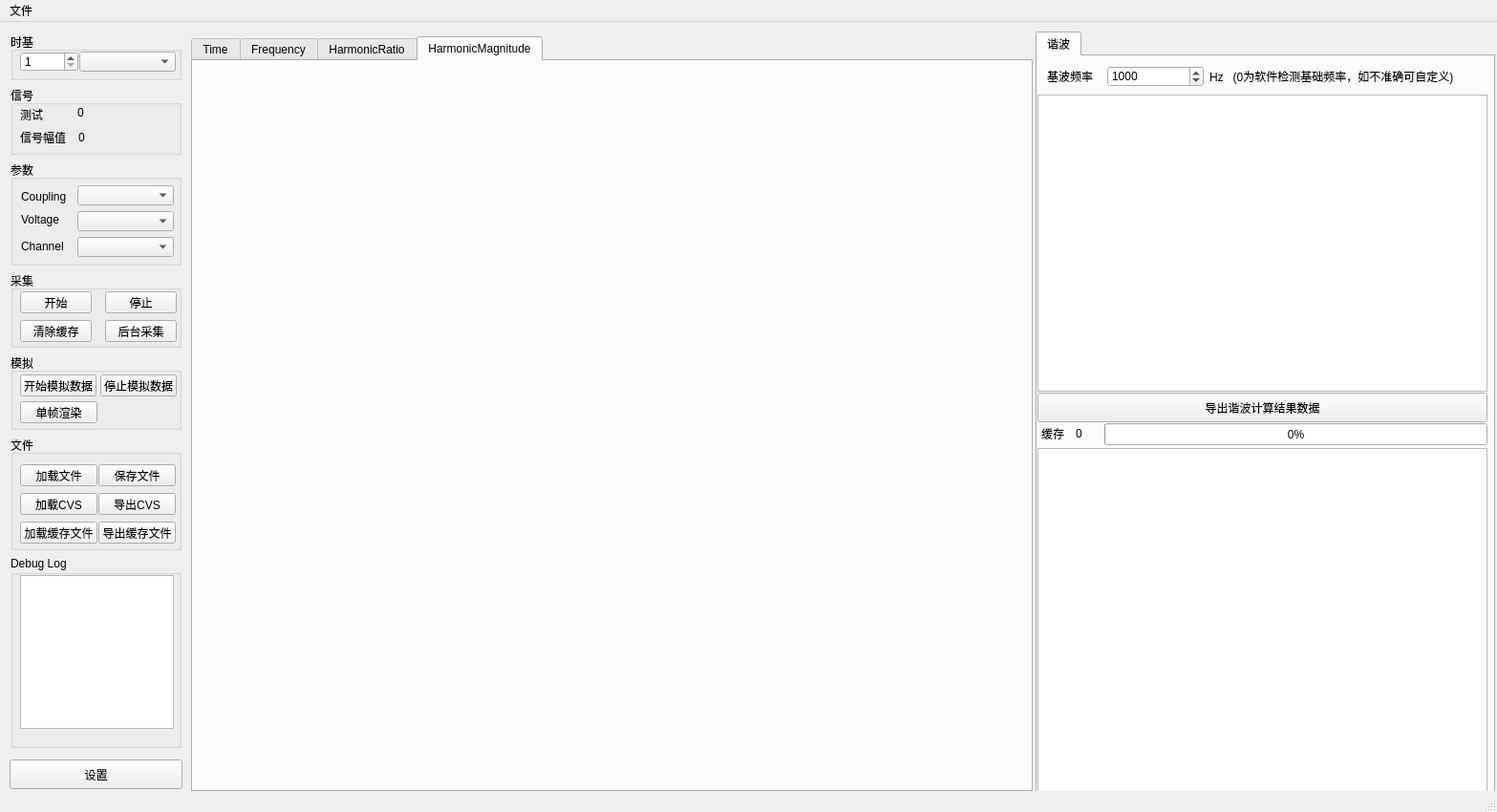
<?xml version="1.0" encoding="UTF-8"?>
<ui version="4.0">
 <class>MainWindow</class>
 <widget class="QMainWindow" name="MainWindow">
  <property name="geometry">
   <rect>
    <x>0</x>
    <y>0</y>
    <width>1567</width>
    <height>850</height>
   </rect>
  </property>
  <property name="windowTitle">
   <string>PD_Soft_V2</string>
  </property>
  <property name="layoutDirection">
   <enum>Qt::LayoutDirection::LeftToRight</enum>
  </property>
  <property name="tabShape">
   <enum>QTabWidget::TabShape::Rounded</enum>
  </property>
  <widget class="QWidget" name="centralwidget">
   <widget class="QGroupBox" name="groupBox">
    <property name="geometry">
     <rect>
      <x>11</x>
      <y>11</y>
      <width>179</width>
      <height>50</height>
     </rect>
    </property>
    <property name="sizePolicy">
     <sizepolicy hsizetype="Preferred" vsizetype="Expanding">
      <horstretch>0</horstretch>
      <verstretch>0</verstretch>
     </sizepolicy>
    </property>
    <property name="maximumSize">
     <size>
      <width>16777215</width>
      <height>50</height>
     </size>
    </property>
    <property name="title">
     <string>时基</string>
    </property>
    <widget class="QSpinBox" name="sb_timebase">
     <property name="geometry">
      <rect>
       <x>10</x>
       <y>20</y>
       <width>61</width>
       <height>21</height>
      </rect>
     </property>
     <property name="minimum">
      <number>1</number>
     </property>
     <property name="maximum">
      <number>5000</number>
     </property>
     <property name="value">
      <number>1</number>
     </property>
    </widget>
    <widget class="QComboBox" name="cb_Timebase">
     <property name="geometry">
      <rect>
       <x>72</x>
       <y>20</y>
       <width>101</width>
       <height>21</height>
      </rect>
     </property>
    </widget>
   </widget>
   <widget class="QGroupBox" name="groupBox_2">
    <property name="geometry">
     <rect>
      <x>11</x>
      <y>145</y>
      <width>179</width>
      <height>110</height>
     </rect>
    </property>
    <property name="maximumSize">
     <size>
      <width>180</width>
      <height>110</height>
     </size>
    </property>
    <property name="title">
     <string>参数</string>
    </property>
    <widget class="QComboBox" name="cb_Couping">
     <property name="geometry">
      <rect>
       <x>70</x>
       <y>26</y>
       <width>101</width>
       <height>21</height>
      </rect>
     </property>
    </widget>
    <widget class="QComboBox" name="cb_Voltage">
     <property name="geometry">
      <rect>
       <x>70</x>
       <y>53</y>
       <width>101</width>
       <height>21</height>
      </rect>
     </property>
    </widget>
    <widget class="QComboBox" name="cb_Channel">
     <property name="geometry">
      <rect>
       <x>70</x>
       <y>80</y>
       <width>101</width>
       <height>21</height>
      </rect>
     </property>
    </widget>
    <widget class="QLabel" name="label">
     <property name="geometry">
      <rect>
       <x>11</x>
       <y>30</y>
       <width>53</width>
       <height>15</height>
      </rect>
     </property>
     <property name="text">
      <string>Coupling</string>
     </property>
    </widget>
    <widget class="QLabel" name="label_2">
     <property name="geometry">
      <rect>
       <x>11</x>
       <y>54</y>
       <width>51</width>
       <height>16</height>
      </rect>
     </property>
     <property name="text">
      <string>Voltage</string>
     </property>
    </widget>
    <widget class="QLabel" name="label_3">
     <property name="geometry">
      <rect>
       <x>11</x>
       <y>82</y>
       <width>53</width>
       <height>15</height>
      </rect>
     </property>
     <property name="text">
      <string>Channel</string>
     </property>
    </widget>
   </widget>
   <widget class="QGroupBox" name="groupBox_3">
    <property name="geometry">
     <rect>
      <x>11</x>
      <y>261</y>
      <width>179</width>
      <height>80</height>
     </rect>
    </property>
    <property name="maximumSize">
     <size>
      <width>180</width>
      <height>80</height>
     </size>
    </property>
    <property name="title">
     <string>采集</string>
    </property>
    <widget class="QPushButton" name="pushButton_9">
     <property name="geometry">
      <rect>
       <x>99</x>
       <y>21</y>
       <width>75</width>
       <height>23</height>
      </rect>
     </property>
     <property name="text">
      <string>停止</string>
     </property>
    </widget>
    <widget class="QPushButton" name="pushButton_8">
     <property name="geometry">
      <rect>
       <x>10</x>
       <y>21</y>
       <width>75</width>
       <height>23</height>
      </rect>
     </property>
     <property name="text">
      <string>开始</string>
     </property>
    </widget>
    <widget class="QPushButton" name="pushButton_13">
     <property name="geometry">
      <rect>
       <x>10</x>
       <y>51</y>
       <width>75</width>
       <height>23</height>
      </rect>
     </property>
     <property name="text">
      <string>清除缓存</string>
     </property>
    </widget>
    <widget class="QPushButton" name="pushButton_15">
     <property name="geometry">
      <rect>
       <x>99</x>
       <y>51</y>
       <width>75</width>
       <height>23</height>
      </rect>
     </property>
     <property name="text">
      <string>后台采集</string>
     </property>
    </widget>
   </widget>
   <widget class="QGroupBox" name="groupBox_4">
    <property name="geometry">
     <rect>
      <x>11</x>
      <y>347</y>
      <width>179</width>
      <height>80</height>
     </rect>
    </property>
    <property name="maximumSize">
     <size>
      <width>16777215</width>
      <height>80</height>
     </size>
    </property>
    <property name="title">
     <string>模拟</string>
    </property>
    <widget class="QPushButton" name="pushButton_3">
     <property name="geometry">
      <rect>
       <x>10</x>
       <y>50</y>
       <width>81</width>
       <height>23</height>
      </rect>
     </property>
     <property name="text">
      <string>单帧渲染</string>
     </property>
    </widget>
    <widget class="QPushButton" name="pushButton">
     <property name="geometry">
      <rect>
       <x>10</x>
       <y>22</y>
       <width>80</width>
       <height>23</height>
      </rect>
     </property>
     <property name="text">
      <string>开始模拟数据</string>
     </property>
    </widget>
    <widget class="QPushButton" name="pushButton_2">
     <property name="geometry">
      <rect>
       <x>94</x>
       <y>22</y>
       <width>80</width>
       <height>23</height>
      </rect>
     </property>
     <property name="text">
      <string>停止模拟数据</string>
     </property>
    </widget>
   </widget>
   <widget class="QGroupBox" name="groupBox_5">
    <property name="geometry">
     <rect>
      <x>11</x>
      <y>433</y>
      <width>179</width>
      <height>120</height>
     </rect>
    </property>
    <property name="maximumSize">
     <size>
      <width>16777215</width>
      <height>120</height>
     </size>
    </property>
    <property name="title">
     <string>文件</string>
    </property>
    <widget class="QPushButton" name="pushButton_5">
     <property name="geometry">
      <rect>
       <x>10</x>
       <y>60</y>
       <width>81</width>
       <height>23</height>
      </rect>
     </property>
     <property name="text">
      <string>加载CVS</string>
     </property>
    </widget>
    <widget class="QPushButton" name="pushButton_4">
     <property name="geometry">
      <rect>
       <x>92</x>
       <y>60</y>
       <width>81</width>
       <height>23</height>
      </rect>
     </property>
     <property name="text">
      <string>导出CVS</string>
     </property>
    </widget>
    <widget class="QPushButton" name="pushButton_7">
     <property name="geometry">
      <rect>
       <x>10</x>
       <y>30</y>
       <width>81</width>
       <height>23</height>
      </rect>
     </property>
     <property name="text">
      <string>加载文件</string>
     </property>
    </widget>
    <widget class="QPushButton" name="pushButton_10">
     <property name="geometry">
      <rect>
       <x>10</x>
       <y>90</y>
       <width>81</width>
       <height>23</height>
      </rect>
     </property>
     <property name="text">
      <string>加载缓存文件</string>
     </property>
    </widget>
    <widget class="QPushButton" name="pushButton_11">
     <property name="geometry">
      <rect>
       <x>92</x>
       <y>90</y>
       <width>81</width>
       <height>23</height>
      </rect>
     </property>
     <property name="text">
      <string>导出缓存文件</string>
     </property>
    </widget>
    <widget class="QPushButton" name="pushButton_12">
     <property name="geometry">
      <rect>
       <x>92</x>
       <y>30</y>
       <width>81</width>
       <height>23</height>
      </rect>
     </property>
     <property name="text">
      <string>保存文件</string>
     </property>
    </widget>
   </widget>
   <widget class="QGroupBox" name="groupBox_6">
    <property name="geometry">
     <rect>
      <x>11</x>
      <y>559</y>
      <width>179</width>
      <height>201</height>
     </rect>
    </property>
    <property name="title">
     <string>Debug Log</string>
    </property>
    <widget class="QTextEdit" name="textEdit">
     <property name="geometry">
      <rect>
       <x>10</x>
       <y>20</y>
       <width>161</width>
       <height>161</height>
      </rect>
     </property>
    </widget>
   </widget>
   <widget class="QTabWidget" name="tabWidget">
    <property name="geometry">
     <rect>
      <x>1084</x>
      <y>10</y>
      <width>481</width>
      <height>801</height>
     </rect>
    </property>
    <property name="currentIndex">
     <number>0</number>
    </property>
    <widget class="QWidget" name="tab">
     <attribute name="title">
      <string>谐波</string>
     </attribute>
     <widget class="QTableView" name="tableView2">
      <property name="geometry">
       <rect>
        <x>0</x>
        <y>40</y>
        <width>471</width>
        <height>311</height>
       </rect>
      </property>
     </widget>
     <widget class="QListView" name="listView">
      <property name="geometry">
       <rect>
        <x>0</x>
        <y>410</y>
        <width>471</width>
        <height>361</height>
       </rect>
      </property>
     </widget>
     <widget class="QLabel" name="label_4">
      <property name="geometry">
       <rect>
        <x>4</x>
        <y>387</y>
        <width>53</width>
        <height>15</height>
       </rect>
      </property>
      <property name="text">
       <string>缓存</string>
      </property>
     </widget>
     <widget class="QPushButton" name="pushButton_6">
      <property name="geometry">
       <rect>
        <x>0</x>
        <y>352</y>
        <width>471</width>
        <height>31</height>
       </rect>
      </property>
      <property name="text">
       <string>导出谐波计算结果数据</string>
      </property>
     </widget>
     <widget class="QSpinBox" name="harmonicParam">
      <property name="geometry">
       <rect>
        <x>73</x>
        <y>10</y>
        <width>101</width>
        <height>22</height>
       </rect>
      </property>
      <property name="maximum">
       <number>2000000000</number>
      </property>
      <property name="value">
       <number>1000</number>
      </property>
     </widget>
     <widget class="QLabel" name="label_7">
      <property name="geometry">
       <rect>
        <x>10</x>
        <y>13</y>
        <width>53</width>
        <height>15</height>
       </rect>
      </property>
      <property name="text">
       <string>基波频率</string>
      </property>
     </widget>
     <widget class="QLabel" name="label_8">
      <property name="geometry">
       <rect>
        <x>180</x>
        <y>13</y>
        <width>291</width>
        <height>16</height>
       </rect>
      </property>
      <property name="text">
       <string>Hz   (0为软件检测基础频率，如不准确可自定义)</string>
      </property>
     </widget>
     <widget class="QLabel" name="lbl_CacheCount">
      <property name="geometry">
       <rect>
        <x>40</x>
        <y>387</y>
        <width>16</width>
        <height>16</height>
       </rect>
      </property>
      <property name="text">
       <string>0</string>
      </property>
     </widget>
     <widget class="QProgressBar" name="progressBar">
      <property name="geometry">
       <rect>
        <x>70</x>
        <y>384</y>
        <width>401</width>
        <height>23</height>
       </rect>
      </property>
      <property name="value">
       <number>0</number>
      </property>
     </widget>
    </widget>
   </widget>
   <widget class="QGroupBox" name="groupBox_7">
    <property name="geometry">
     <rect>
      <x>11</x>
      <y>67</y>
      <width>179</width>
      <height>72</height>
     </rect>
    </property>
    <property name="maximumSize">
     <size>
      <width>180</width>
      <height>72</height>
     </size>
    </property>
    <property name="title">
     <string>信号</string>
    </property>
    <widget class="QLabel" name="label_5">
     <property name="geometry">
      <rect>
       <x>10</x>
       <y>22</y>
       <width>53</width>
       <height>15</height>
      </rect>
     </property>
     <property name="text">
      <string>测试</string>
     </property>
    </widget>
    <widget class="QLabel" name="label_6">
     <property name="geometry">
      <rect>
       <x>10</x>
       <y>46</y>
       <width>53</width>
       <height>15</height>
      </rect>
     </property>
     <property name="text">
      <string>信号幅值</string>
     </property>
    </widget>
    <widget class="QLabel" name="lbl_fvalues">
     <property name="geometry">
      <rect>
       <x>70</x>
       <y>20</y>
       <width>101</width>
       <height>16</height>
      </rect>
     </property>
     <property name="text">
      <string>0</string>
     </property>
    </widget>
    <widget class="QLabel" name="lbl_vvalues">
     <property name="geometry">
      <rect>
       <x>71</x>
       <y>46</y>
       <width>101</width>
       <height>16</height>
      </rect>
     </property>
     <property name="text">
      <string>0</string>
     </property>
    </widget>
   </widget>
   <widget class="QTabWidget" name="tabWidget_2">
    <property name="geometry">
     <rect>
      <x>200</x>
      <y>15</y>
      <width>881</width>
      <height>791</height>
     </rect>
    </property>
    <property name="currentIndex">
     <number>3</number>
    </property>
    <widget class="QWidget" name="tab_3">
     <attribute name="title">
      <string>Time</string>
     </attribute>
     <widget class="PDChart" name="chartView" native="true">
      <property name="geometry">
       <rect>
        <x>0</x>
        <y>0</y>
        <width>871</width>
        <height>761</height>
       </rect>
      </property>
     </widget>
    </widget>
    <widget class="QWidget" name="tab_4">
     <attribute name="title">
      <string>Frequency</string>
     </attribute>
     <widget class="PDChart" name="chartView_2" native="true">
      <property name="geometry">
       <rect>
        <x>0</x>
        <y>0</y>
        <width>871</width>
        <height>761</height>
       </rect>
      </property>
     </widget>
    </widget>
    <widget class="QWidget" name="tab_2">
     <attribute name="title">
      <string>HarmonicRatio</string>
     </attribute>
     <widget class="PDChart" name="chartView_3" native="true">
      <property name="geometry">
       <rect>
        <x>0</x>
        <y>0</y>
        <width>871</width>
        <height>761</height>
       </rect>
      </property>
     </widget>
    </widget>
    <widget class="QWidget" name="tab_5">
     <attribute name="title">
      <string>HarmonicMagnitude</string>
     </attribute>
     <widget class="PDChart" name="chartView_4" native="true">
      <property name="geometry">
       <rect>
        <x>0</x>
        <y>0</y>
        <width>871</width>
        <height>761</height>
       </rect>
      </property>
     </widget>
    </widget>
   </widget>
   <widget class="QPushButton" name="pushButton_14">
    <property name="geometry">
     <rect>
      <x>10</x>
      <y>772</y>
      <width>181</width>
      <height>31</height>
     </rect>
    </property>
    <property name="text">
     <string>设置</string>
    </property>
   </widget>
  </widget>
  <widget class="QMenuBar" name="menubar">
   <property name="geometry">
    <rect>
     <x>0</x>
     <y>0</y>
     <width>1567</width>
     <height>21</height>
    </rect>
   </property>
   <widget class="QMenu" name="menu">
    <property name="title">
     <string>文件</string>
    </property>
    <addaction name="actionopen"/>
    <addaction name="actionSave"/>
   </widget>
   <addaction name="menu"/>
  </widget>
  <widget class="QStatusBar" name="statusbar"/>
  <action name="actionopen">
   <property name="text">
    <string>打开</string>
   </property>
  </action>
  <action name="actionSave">
   <property name="text">
    <string>保存</string>
   </property>
  </action>
 </widget>
 <customwidgets>
  <customwidget>
   <class>PDChart</class>
   <extends>QWidget</extends>
   <header location="global">pdchart.h</header>
   <container>1</container>
  </customwidget>
 </customwidgets>
 <resources/>
 <connections/>
</ui>
